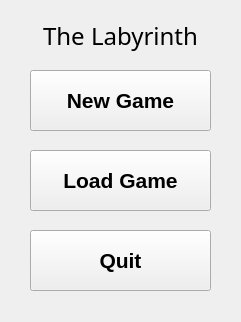
<?xml version="1.0" encoding="UTF-8"?>
<ui version="4.0">
 <class>menu</class>
 <widget class="QWidget" name="menu">
  <property name="geometry">
   <rect>
    <x>0</x>
    <y>0</y>
    <width>241</width>
    <height>322</height>
   </rect>
  </property>
  <property name="windowTitle">
   <string>Form</string>
  </property>
  <widget class="QLabel" name="label">
   <property name="geometry">
    <rect>
     <x>0</x>
     <y>-10</y>
     <width>241</width>
     <height>91</height>
    </rect>
   </property>
   <property name="font">
    <font>
     <family>Arial Black</family>
     <pointsize>18</pointsize>
    </font>
   </property>
   <property name="text">
    <string>The Labyrinth</string>
   </property>
   <property name="alignment">
    <set>Qt::AlignCenter</set>
   </property>
  </widget>
  <widget class="QPushButton" name="new_game">
   <property name="geometry">
    <rect>
     <x>30</x>
     <y>70</y>
     <width>181</width>
     <height>61</height>
    </rect>
   </property>
   <property name="font">
    <font>
     <family>Arial</family>
     <pointsize>16</pointsize>
     <weight>75</weight>
     <bold>true</bold>
    </font>
   </property>
   <property name="text">
    <string>New Game</string>
   </property>
  </widget>
  <widget class="QPushButton" name="load_game">
   <property name="geometry">
    <rect>
     <x>30</x>
     <y>150</y>
     <width>181</width>
     <height>61</height>
    </rect>
   </property>
   <property name="font">
    <font>
     <family>Arial</family>
     <pointsize>16</pointsize>
     <weight>75</weight>
     <bold>true</bold>
    </font>
   </property>
   <property name="text">
    <string>Load Game</string>
   </property>
  </widget>
  <widget class="QPushButton" name="quit">
   <property name="geometry">
    <rect>
     <x>30</x>
     <y>230</y>
     <width>181</width>
     <height>61</height>
    </rect>
   </property>
   <property name="font">
    <font>
     <family>Arial</family>
     <pointsize>16</pointsize>
     <weight>75</weight>
     <bold>true</bold>
    </font>
   </property>
   <property name="text">
    <string>Quit</string>
   </property>
  </widget>
 </widget>
 <resources/>
 <connections/>
</ui>
